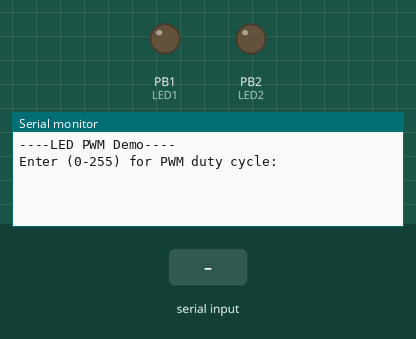
Bench run of a program on a simulated ATmega328P, built with avr-gcc and emulated at 12 MHz (the files do not name the chip). Shown: output pins drawn as LEDs (lit = HIGH), the last lines printed to the serial monitor. The inputs (shaded band) are chosen by the test bench.

Above: at 1.2 s.
1.3 s: "90,45\n" received over Serial
At 1.7 s:
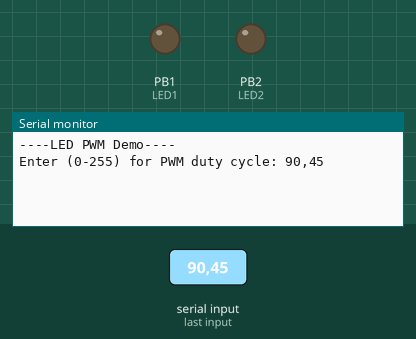
2.8 s: "5\n" received over Serial
At 4.0 s:
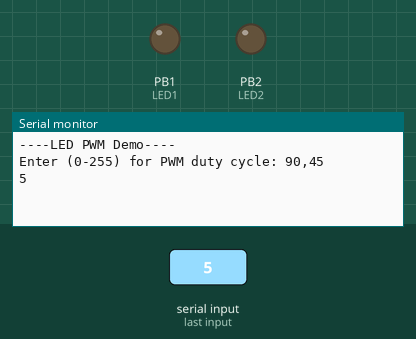

Measured:
- after the input at 1.3 s, the serial monitor: prints a new line at once (image 1)
- after the input at 2.8 s, the serial monitor: prints a new line at once (image 2)

The program:

main.c
```c
/*
	phaseCorrectPWMMode.c
	Type a random number to control the LED brightness with phase correct PWM mode
	The phase correct PWM mode is, like the phase and frequency correct PWM mode, based on a dual-slope operation.
	Application: Due to symmetric feature of the dual-slope PWM modes, these modes are preferred for motor
	control applications.

	1. The PWM resolution for fast PWM can be fixed to 8-, 9-, or 10-bit, or defined by either ICR1 or OCR1A
					log(TOP + 1)
	Resolution = ------------------------
						log(2)
	-> TOP value = pow(2, resolution) - 1

	2. The PWM frequency for the output can be calculated by the following equation:
					fclk_I/O
	fOCnxPWM = ----------------------
					2 * N * TOP
	The N variable represents the prescaler divider (1, 8, 64, 256, or 1024).

	Special cases for non-inverted PWM mode:
	1. If OCR1x = 0x0000 (BOTTOM), the output will be continuously LOW (duty cycle = 0%)
	2. If OCR1x = TOP, the output will be continuously HIGH (duty cycle = 100%)
 */

#define F_CPU	12000000UL				// Clock CPU: 12MHz
#include <avr/io.h>
#include <util/delay.h>
#include "USART_RS232.h"

#define LED_DDR			DDRB
#define LED_PORT		PORTB
#define LED1			PORTB1			// pin OC1A of Timer1
#define LED2			PORTB2			// pin OC1B of Timer1
#define LED3			PORTB2			// pin OC2A of Timer2

static inline void pwmInit()
{
	/*	Timer1	*/
	// WGM13:0 =  1 -> phase correct PWM mode 8-bit
	// COM1A1:0 = 2, COM1B1:0 = 2 -> enable OC1A, OC1B pin
	TCCR1A |= (1 << COM1A1) | (1 << COM1B1) | (1 << WGM10);

	// CS12:0 = 2 -> prescaler: 8
	// The PWM frequency: f = 12MHz / (2 * 8 * 255) = 2941Hz
	TCCR1B |= (1 << CS11);

	/*	Timer2	*/
	// WGM23:0 =  1 -> phase correct PWM mode 8-bit
	// COM2A1:0 = 2 -> enable OC2A
	TCCR2A |= (1 << COM2A1) | (1 << WGM20);

	// CS22:0 = 2 -> prescaler: 8
	// The PWM frequency: f = 12MHz / (2 * 8 * 255) = 2941Hz
	TCCR2B |= (1 << CS21);
}

int main(void)
{
	/*--------------Inits-------------*/
	pwmInit();
	initUSART();
	LED_DDR |= (1 << LED1) | (1 << LED2) | (1 << LED3);		// set OC1A/B, OC2A as output mode
	printString("----LED PWM Demo----\r\n");

	uint8_t brightness;				// the LED light intensity (0 - 255)

    /*---------Loop event---------*/
    while (1)
    {
		 printString("\r\nEnter (0-255) for PWM duty cycle: ");
		 brightness = getNumber();				// receive a number through serial port

		 // use these register OCRxn to store previous variable
		 OCR1A = OCR1B;
		 OCR1B = OCR2A;
		 OCR2A = brightness;
    }
}
```

USART_RS232.c
```c
/*
	Các hàm đơn giản giúp truyền thông nối tiếp hoạt động.

	Lưu ý rằng receiveByte() là hàm dạng blocking — nó sẽ ngồi chờ mãi mãi cho đến khi có
	một byte dữ liệu đến. Nếu bạn đang làm điều gì đó thú vị hơn, bạn sẽ muốn triển khai
	chức năng này bằng ngắt (interrupts).

	initUSART yêu cầu BAUDRATE phải được định nghĩa để tính toán hệ số nhân tốc độ truyền (bit-rate multiplier).
	Giá trị 9600 là một mặc định hợp lý.

	NOTE: Có thể không hoạt động với vài chip AVR cũ như: Mega8, Mega16, Mega32, Tiny2313, ...
*/

#include <avr/io.h>
#include "USART_RS232.h"
#include <util/setbaud.h>

// Khởi tạo USART
void initUSART(void)
{
	// UBRR0H và UBRR0L được tính toán trong file <setbaud.h>
	UBRR0H = UBRRH_VALUE;
	UBRR0L = UBRRL_VALUE;

	// Chỉ thị tiền xử lý về việc có sử dụng chế độ double-speed hay không?
	#if USE_2X
	UCSR0A |= (1 << U2X0);
	#else
	UCSR0A &= ~(1 << U2X0);
	#endif

	// Khởi tạo 2 thanh ghi UCSR0B và UCSR0C
	UCSR0B = (1 << RXEN0) | (1 << TXEN0);				// Receive, Transmit mode enable
	UCSR0C = (1 << UCSZ01) | (1 << UCSZ00);				// 8 data bits, 1 stop bit, no parity bit
}

// Hàm truyền dữ liệu qua USART
void transmitByte(uint8_t data)
{
	// Đợi đến khi UDRE = 1 (hay là Data Register sẵn sàng nhận dữ liệu)
	while ((UCSR0A & (1 << UDRE0)) == 0x00){;}

	// USART Data Register store data
	UDR0 = data;
}

// Hàm nhận dữ liệu qua USART
uint8_t receiveByte(void)
{
	/* Đợi dữ liệu đến */
	// RXC: Bit 1 neu co du lieu chua duoc
	while(!(UCSR0A & (1 << RXC0)));

	// Nhận dữ liệu từ USART Data Register
	return UDR0;
}

/* 	Hàm tiện ích để truyền toàn bộ chuỗi ký tự từ RAM	*/
void printString(const char myString[])
{
	uint8_t i = 0;
	while (myString[i] != '\0')
	{
		transmitByte(myString[i]);
		++i;
	}

}

/* 	Định nghĩa một biến char[] truyền vào hàm, biến này sẽ lưu trữ
	tất cả những gì bạn đã truyền qua cổng Serial	*/
void readString(char myString[], uint8_t maxLength)
{
	char response;
	uint8_t i = 0;
	// i < maxLength - 1: Để ký tự cuối là ký tự NULL
	while (i < (maxLength - 1))
	{
		response = receiveByte();		// Nhận một ký tự
		transmitByte(response);         // Phản hồi lại lên terminal để xác nhận việc đã đọc thành công?
		if (response == '\r') 			// Nếu nhập ký tự return ('\r') thì dừng việc đọc
			break;
		else
		{
		myString[i] = response;         // Thêm một ký tự vào chuỗi
		i++;
		}
	}
	myString[i] = 0;                    // Ký tự NULL
}

/*	In byte thành một số ASCII 3-digits tương ứng */
void printByte(uint8_t byte)
{
	transmitByte('0' + (byte / 100));					// Hàng trăm
	transmitByte('0' + ((byte / 10) % 10));				// Hàng chục
	transmitByte('0' + byte % 10);						// Hàng đơn vị
}

/*	In ra một word (16-bits) thành một số ASCII 5-digit tương ứng 	*/
void printWord(uint16_t word)
{
	transmitByte('0' + (word / 10000));                 // Hàng chục nghìn
	transmitByte('0' + ((word / 1000) % 10));           // Hàng nghìn
	transmitByte('0' + ((word / 100) % 10));            // Hàng trăm
	transmitByte('0' + ((word / 10) % 10));             // Hàng chục
	transmitByte('0' + (word % 10));                    // Hàng đơn vị
}

/* 	In ra một byte dưới dạng hệ nhị phân 0s và 1s	*/
void printBinaryByte(uint8_t byte)
{
	// MSB -> LSB
	for (uint8_t i = 8; i > 0; i--)
		transmitByte((byte & (1 << (i - 1)) ? '1' : '0'));
}

/* 	In ra một byte dưới dạng hệ thập phân	*/
char nibbleToHexCharacter(uint8_t nibble)
{
	return (nibble < 10 ? '0' + nibble : 'A' + nibble - 10);
}

void printHexByte(uint8_t byte)
{
	uint8_t upperNibble = byte >> 4;
	uint8_t lowerNibble = byte & 0x0F;
	transmitByte(upperNibble >= 10 ? 'A' + (upperNibble - 10) : '0' + upperNibble);
	transmitByte(lowerNibble >= 10 ? 'A' + (lowerNibble - 10) : '0' + lowerNibble);
}

/*	Nhận 3 chữ cái ASCII và chuyển chúng thành một byte khi nhấn Enter ('\r')	*/
uint8_t getNumber(void)
{
	// Nhận 1 số 0 - 255 từ cổng Serial và chuyển chuỗi ký tự thành số tương ứng
	char hundreds = '0';
	char tens = '0';
	char ones = '0';
	char thisChar = '0';
	do
	{
		// Dịch các hàng sang bên trái <-
		hundreds = tens;
		tens = ones;
		ones = thisChar;
		thisChar = receiveByte();                   // Nhận một ký tự mới
		transmitByte(thisChar);                     // Truyền lại ký tự vừa nhận được để xác nhận
	} while (thisChar != '\r');                     // Lặp đến khi gặp ký tự return
	return (100 * (hundreds - '0') + 10 * (tens - '0') + ones - '0');
}
```

USART_RS232.h
```c
/*
	Hàm để khởi tạo, truyền (transmit), nhận (receive) ký tự qua USART
	initUSART() yêu cầu BAUD được định nghĩa để tính toán hệ số nhân tốc
	độ truyền bit (bit-rate multiplier)
 */

#ifndef USART_RS232_H
#define USART_RS232_H

#ifndef BAUD                          /* Nếu không được định nghĩa trong Makefile... */
#define BAUD  9600                    /* Đặt một baud rate default... */
#endif

// Nếu file <util/delay.h> tồn tại thì undefine F_CPU
#ifdef F_CPU
#undef F_CPU
#endif

// redefine clock CPU: 12MHz
#define F_CPU 12000000UL

/* Định nghĩa để thuận lợi cho việc sử dụng về sau	*/
#define   USART_HAS_DATA   (UCSR0A & (1 << RXC0))
#define   USART_READY      (UCSR0A & (1 << UDRE0))

/* Nhận F_CPU và BAUD đã được định nghĩa, tính toán hệ số
	nhân bit-rate theo công thức trong datasheet - cái này tự
	được tính toán trong <hàm setbaud.h>			*/
void initUSART(void);

/* 	Khối hàm truyền (transmit) và nhận (receive) dữ liệu từ thanh ghi UDR0
	Khi gọi hàm receiveByte() thì chương trình của bạn sẽ bị treo
	đển khi có dữ liệu đến.		*/
void transmitByte(uint8_t data);
uint8_t receiveByte(void);

/* 	Hàm tiện ích để truyền toàn bộ chuỗi ký tự từ RAM	*/
void printString(const char myString[]);

/* 	Định nghĩa một biến char[] truyền vào hàm, biến này sẽ lưu trữ
	tất cả những gì bạn đã truyền qua cổng Serial	*/
void readString(char myString[], uint8_t maxLength);

/*	In byte thành một số ASCII 3-digits tương ứng
	Ví dụ: byte = 56 -> Tương đương "0", "5", "6" trong mã ASCII và truyền
	bằng USART		*/
void printByte(uint8_t byte);

/*	In ra một word (16-bits) thành một số ASCII 5-digit tương ứng 	*/
void printWord(uint16_t word);

/* 	In ra một byte dưới dạng hệ nhị phân 0s và 1s	*/
void printBinaryByte(uint8_t byte);

/* 	In ra một byte dưới dạng hệ thập phân	*/
char nibbleToHexCharacter(uint8_t nibble);
void printHexByte(uint8_t byte);

/*	Nhận 3 chữ cái ASCII và chuyển chúng thành một byte khi nhấn Enter ('\r')	*/
uint8_t getNumber(void);


#endif
```
